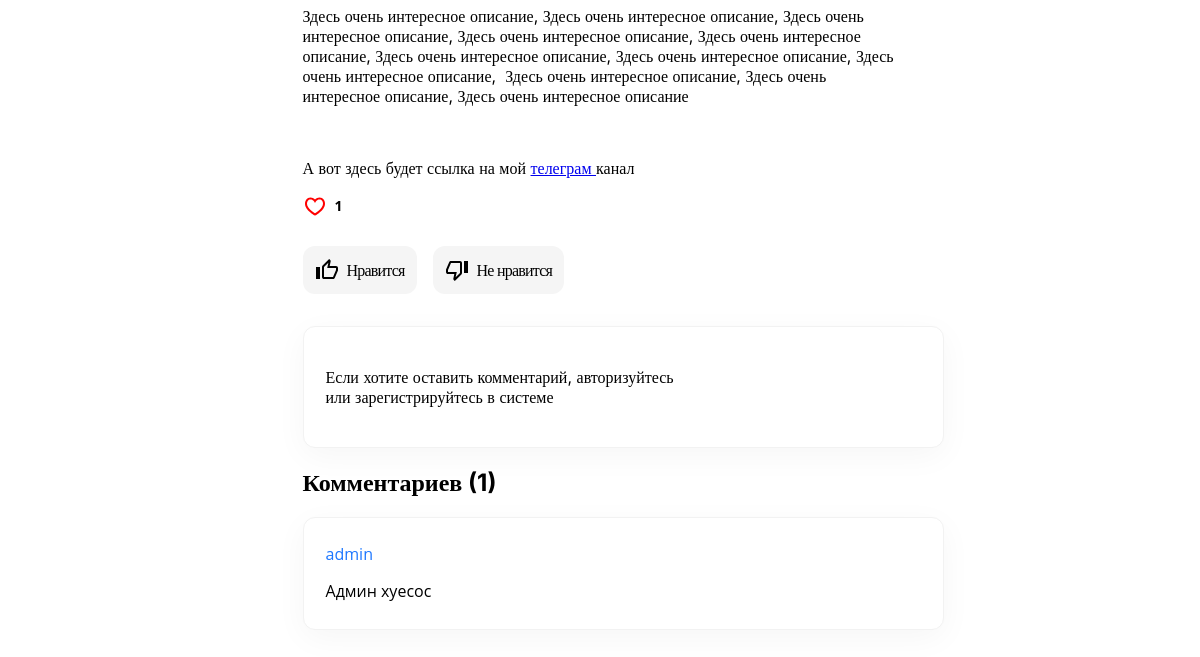
Page /13/ (lower part) on the earlier database version.
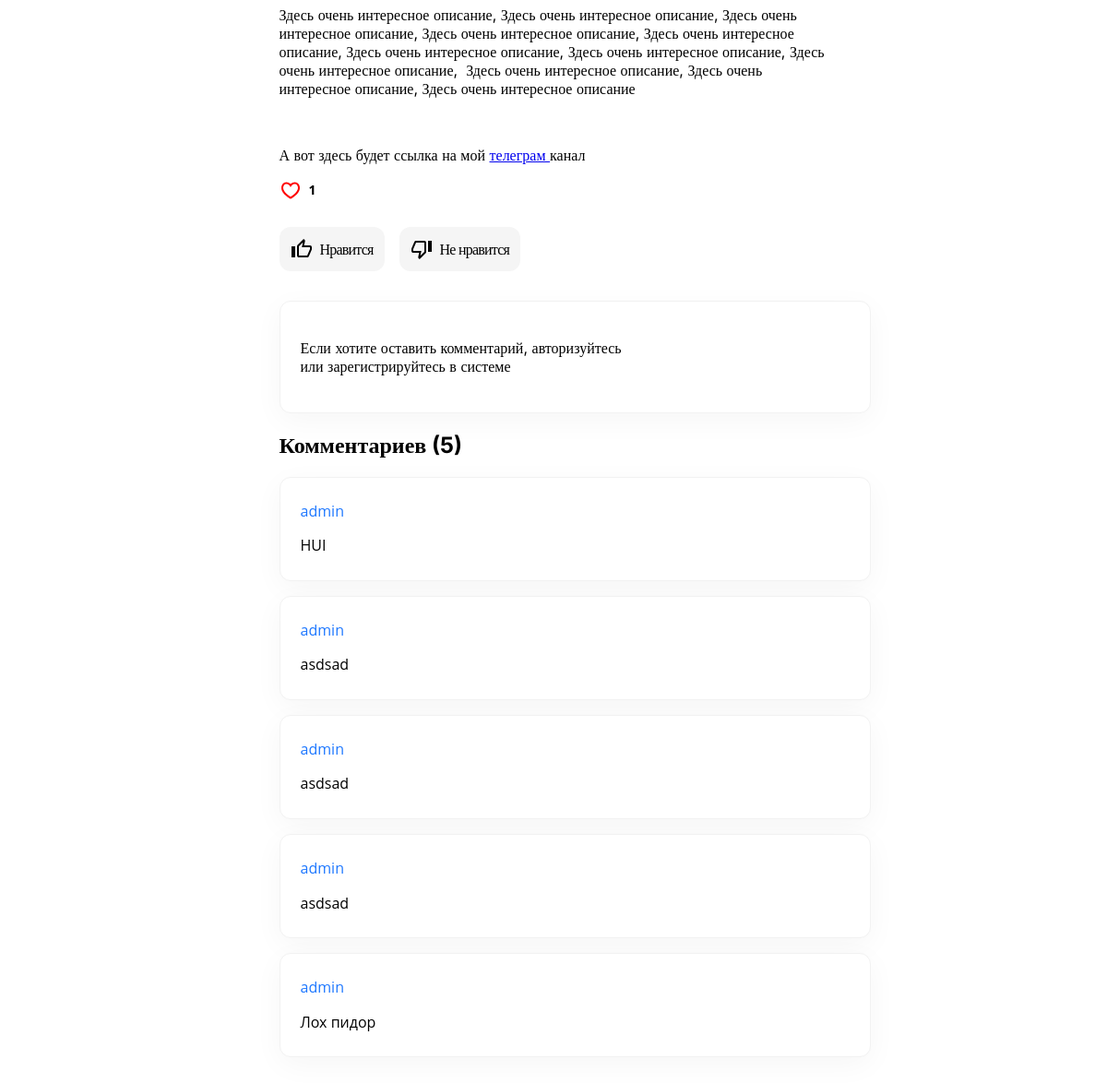
Same page on the later database version.
### blog/models.py (models this page shows, shortened)
class Post(models.Model):
    users = models.ForeignKey(User, on_delete=models.CASCADE)
    title = models.CharField('Заголовок записи', max_length=256)
    description = models.TextField('Описание')
    date = models.DateField('')
    img = models.ImageField('Изображение', upload_to='image/%D%M%Y')
    class Meta:
        verbose_name = 'Запись'
        verbose_name_plural = 'Записи'

class Comments(models.Model):
    users_comment = models.ForeignKey(User, on_delete=models.CASCADE)
    post_id = models.ForeignKey(Post, verbose_name='Публикация', on_delete=models.CASCADE)
    text_comments = models.TextField("Комментарий")
    class Meta:
        verbose_name = 'Комментарий'
        verbose_name_plural = 'Комментарии'

### blog/views.py (the view)
# urls.py: path('<int:pk>/', views.PostDetail.as_view(), name='post_detail'),
class PostDetail(View):
    def get(self, request, pk):
        post = Post.objects.get(id=pk)
        comment_count = Comments.objects.filter(post_id=post).count()
        print(comment_count)
        return render(request, 'blog/blog_inside.html', {'post': post, 'com_count': comment_count})

### templates/blog/blog_inside.html (shortened to what this page needs)
{% load static %}
<!DOCTYPE html>
<html lang="ru">
<head>
    <link rel="stylesheet" href="{% static 'style_main_inside.css' %}" type="text/css" media="">
</head>
<body style="margin: 0;">
    {% include 'blog/header.html' %}
    <main>
        <div class="div_class_main_post">
            <div class="main_content_">
                <p class="_p--main">{{ post.description|safe }}</p>
            </div>
            <div class="_likes_post">
                <p class="_p_count">{{ post.likes_set.all.count }}</p>
            </div><br />
            <div class="_likes_dislikes">
                    <a href="{% url 'add_likes' post.id %}" class="_a_like_">
                        Нравится
                    </a>
                <a href="{% url 'del_likes' post.id %}" class="_a_dislike_">
                    Не нравится
                </a>
            </div>
            {%if request.user.is_authenticated %}
            <div class="_form_add_comments">
                    <form action="{% url 'add_comments' post.id %}" method="post" style="width: 100%;">
                        {% csrf_token %}
                        <textarea name="text_comments" class="_textarea_comments" placeholder="Ваш комментарий"></textarea>
                        <input type="submit" value="Оставить комментарий" class="_button_comments">
                        {% if messages %}
                        <div class="messages">
                            {% for message in messages %}
                            <div class="alert {% if message.tags %}alert-{{ message.tags }}" {% endif %}>
                                {{ message }}
                            </div>
                            {% endfor %}
                        </div>
                        {% endif %}
                    </form>
            </div>
            {% else %}
            <div class="_form_add_comments">
                <p>Если хотите оставить комментарий, авторизуйтесь<br> или зарегистрируйтесь в системе</p>
            </div>
            {%endif%}
            <h2>Комментариев ({{ com_count }})</h2>
            <div class="_div_comments_">
                {% for comment in post.comments_set.all reversed %}
                <div class="_div_comment_">
                    <h4 class="_h4--main">{{ comment.users_comment }}</h4>
                    <p class="_p--main">{{ comment.text_comments }}</p>
                </div>
                {% endfor %}
            </div>
        </div>
    </main>
</body>
</html>

### templates/blog/header.html (shortened to what this page needs)
{% load static %}
<head>
    <link rel="stylesheet" href="{% static 'style_for_header.css' %}" type="text/css" media="">
</head>

### static/style_main_inside.css (style rules this page uses)
body { font-family: Inter; margin: 0; }
main { width: 595px; height: 1856px; flex-shrink: 0; margin: auto; }
._likes_post { display: inline-flex; align-items: center; gap: 8px; }
._p_count { margin: 0; color: #000; font-family: Open Sans; font-size: 14px; font-style: normal; font-weight: bolder; line-height: 150%; }
._likes_dislikes { display: inline-flex; align-items: flex-start; gap: 16px; margin-top: 24px; margin-bottom: 32px; }
._a_like_ { border-radius: 12px; background: #F5F5F5; display: flex; padding: 12px; align-items: center; gap: 8px; color: #000; font-family: Inter; font-size: 16px; font-style: normal; font-weight: 500; line-height: normal; letter-spacing: -0.8px; margin: 0; text-decoration: none; }
._svg_ { fill: black; }
._a_dislike_ { display: flex; padding: 12px; align-items: center; gap: 8px; border-radius: 12px; background: #F5F5F5; color: #000; font-family: Inter; font-size: 16px; font-style: normal; font-weight: 500; line-height: normal; letter-spacing: -0.8px; margin: 0; text-decoration: none; }
._form_add_comments { display: flex; width: 595px; padding: 24px 22px; flex-direction: column; align-items: flex-start; gap: 12px; border-radius: 12px; border: 1px solid #F2F2F2; background: #FFF; box-shadow: 0px 8px 32px 0px rgba(0, 0, 0, 0.04); }
._div_comments_ { gap: 16px; }
._div_comment_ { border-radius: 12px; border: 1px solid #F2F2F2; background: #FFF; box-shadow: 0px 8px 32px 0px rgba(0, 0, 0, 0.04); display: flex; width: 595px; padding: 24px 22px; flex-direction: column; align-items: flex-start; gap: 12px; margin-bottom: 16px; }
._h4--main { margin: 0; color: #1D77FF; font-family: Open Sans; font-size: 16px; font-style: normal; font-weight: 400; line-height: 160%; }
._p--main { margin: 0; color: #000; font-family: Open Sans; font-size: 16px; font-style: normal; font-weight: 400; line-height: 160%; }

Differences in the rows shown:
removed Comments: users_comment "admin", text_comments "Админ хуесос"
added Comments: users_comment "admin", text_comments "HUI"
added Comments: users_comment "admin", text_comments "asdsad"
added Comments: users_comment "admin", text_comments "asdsad"
added Comments: users_comment "admin", text_comments "asdsad"
added Comments: users_comment "admin", text_comments "Лох пидор"
Other differences:
{{ com_count }}: "1" → "5"
